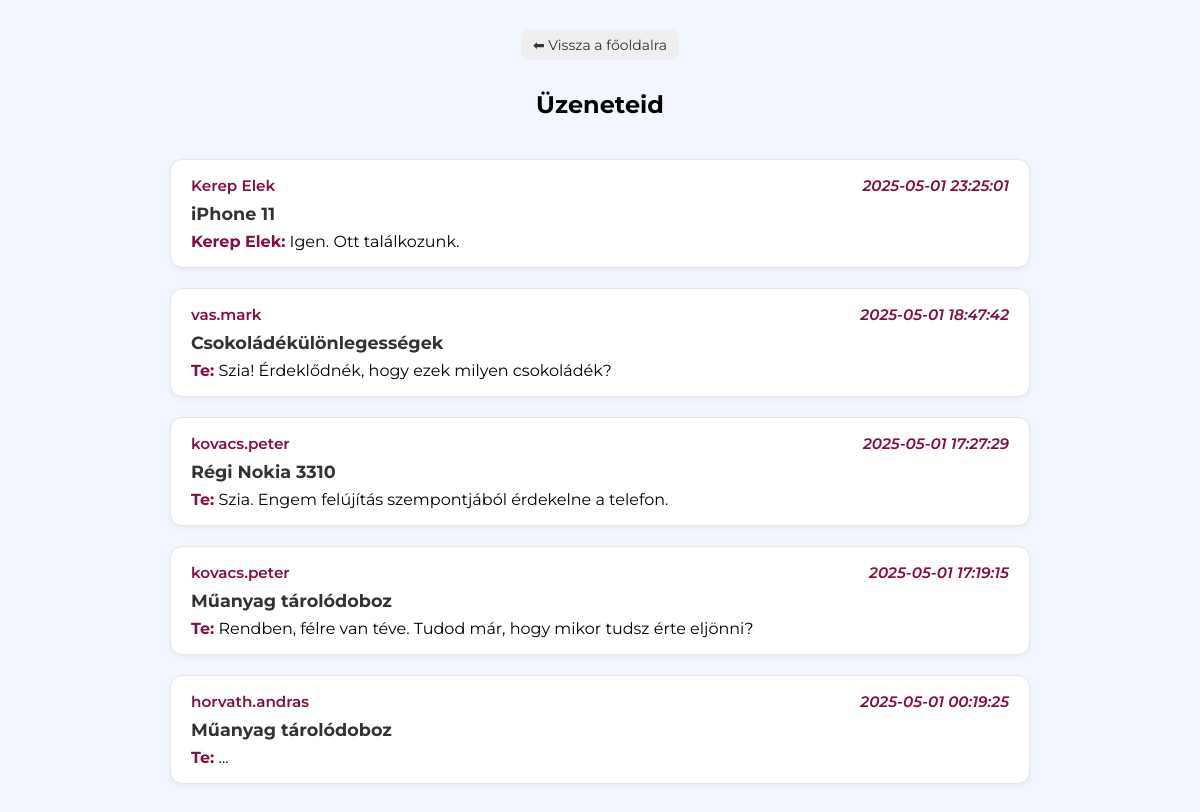
Screenshot of /messages.php (signed in) with the database file from the repository.
### tables this page shows
CREATE TABLE `messages` (
  `id` int(11) NOT NULL,
  `senderid` int(11) NOT NULL,
  `receiverid` int(11) NOT NULL,
  `productid` int(11) NOT NULL,
  `message` varchar(255) NOT NULL,
  `created_at` datetime NOT NULL
);

CREATE TABLE `users` (
  `id` int(11) NOT NULL,
  `username` varchar(255) NOT NULL,
  `email` varchar(255) NOT NULL,
  `password` varchar(255) NOT NULL,
  `created_at` datetime NOT NULL,
  `aboutme` varchar(255) NOT NULL,
  `confirmed` int(1) NOT NULL
);

CREATE TABLE `products` (
  `id` int(11) NOT NULL,
  `userid` int(11) NOT NULL,
  `name` varchar(255) NOT NULL,
  `description` varchar(255) NOT NULL,
  `type` varchar(50) NOT NULL,
  `categoryid` int(11) NOT NULL,
  `itscondition` varchar(50) NOT NULL,
  `location` varchar(255) NOT NULL,
  `created_at` datetime NOT NULL,
  `accepted` varchar(255) NOT NULL
);

### messages.php (the view, shortened to what this page needs)
<?php
	require "KULSO/config.php";
	$userid = $_COOKIE['userid'];
	$lekerdezes = "
		SELECT m1.*
		FROM messages m1
		INNER JOIN (
			SELECT MAX(id) as max_id
			FROM messages
			WHERE senderid = '$userid' OR receiverid = '$userid'
			GROUP BY
				LEAST(senderid, receiverid),
				GREATEST(senderid, receiverid),
				productid
		) m2 ON m1.id = m2.max_id
		ORDER BY m1.created_at DESC
	";
	$talalt_uzenetek = $conn->query($lekerdezes);
	echo "<!DOCTYPE html>
	<html lang='hu'>
	<head>
		<meta charset='UTF-8'>
		<meta name='viewport' content='width=device-width, initial-scale=1.0'>
		<title>Üzeneteid | CherryT</title>
		<link rel='stylesheet' href='css/styles.css'>
		<link rel='stylesheet' href='css/messages.css'>
		<style>
			.message-text {
				white-space: nowrap;
				overflow: hidden;
				text-overflow: ellipsis;
				max-width: 100%;
				display: block;
			}
			.back-button {
				display: inline-block;
				margin: 10px;
				padding: 6px 12px;
				background-color: #eee;
				border-radius: 8px;
				text-decoration: none;
				color: #333;
				font-size: 14px;
				transition: background-color 0.2s ease;
			}
			.back-button:hover {
				background-color: #ddd;
			}
		</style>
	</head>
	<body>
		<div style='text-align:center; margin-top: 20px;'>
			<a href='index.php' class='back-button'>⬅ Vissza a főoldalra</a>
		</div>
		<h2 style='text-align:center; margin: 20px 0;'>Üzeneteid</h2>
		<div class='messages-container'>
	";
	while ($uzenet = $talalt_uzenetek->fetch_assoc()) {
		$termekid = $uzenet['productid'];
		$feladoid = $uzenet['senderid'];
		$cimzettid = $uzenet['receiverid'];
		$ido = $uzenet['created_at'];
		$en_vagyok_a_felado = ($feladoid == $userid);
		$partnerid = $en_vagyok_a_felado ? $cimzettid : $feladoid;
		$partner_lekerdezes = "SELECT username FROM users WHERE id = '$partnerid'";
		$partner_eredmeny = $conn->query($partner_lekerdezes);
		$partnernev = ($partner_eredmeny && $partner_eredmeny->num_rows > 0) ?
			$partner_eredmeny->fetch_assoc()['username'] : "Ismeretlen";
		$termek_lekerdezes = "SELECT name FROM products WHERE id = '$termekid'";
		$termek_eredmeny = $conn->query($termek_lekerdezes);
		$termeknev = ($termek_eredmeny && $termek_eredmeny->num_rows > 0) ?
			$termek_eredmeny->fetch_assoc()['name'] : "Ismeretlen termék";
		echo "
		<div class='message-card'>
			<a href='directmessage.php?productid=$termekid&userid=$partnerid'>
				<div class='message-header'>
					<span class='username'>$partnernev</span>
					<em class='time'>$ido</em>
				</div>
				<div class='message-product'>$termeknev</div>
				<div class='message-text'>";
					if ($en_vagyok_a_felado){
						echo "<strong>Te:</strong> " . htmlspecialchars($uzenet['message']);
					}
					else{
						echo "<strong>$partnernev:</strong> " . htmlspecialchars($uzenet['message']);
					}
		echo "	</div>
			</a>
		</div>";
	}
	echo "</div>
	</body>
	</html>";
?>

### css/styles.css (style rules this page uses)
:root { --main-color: #840d46; --main-color-light: #a81c5c; --main-color-lighten: #b8326c; --white-color: #fff; --body-color: #f2f7ff; }
* { box-sizing: border-box; padding: 0; margin: 0; }
body { font-family: "Montserrat", sans-serif; font-size: 16px; background-color: var(--body-color); min-height: 100vh; }
a { text-decoration: none; }

### css/messages.css (style rules this page uses)
.messages-container { max-width: 900px; margin: 40px auto; padding: 0 20px; display: flex; flex-direction: column; gap: 20px; }
.message-card { background-color: #fff; border: 1px solid #e5e5e5; border-radius: 12px; padding: 16px 20px; box-shadow: 0 2px 6px rgba(0,0,0,0.05); transition: transform 0.3s ease, box-shadow 0.3s ease; }
.message-card a { text-decoration: none; color: inherit; display: block; }
.message-header { display: flex; justify-content: space-between; font-size: 0.95rem; margin-bottom: 8px; color: #840d46; font-weight: 600; }
.message-product { font-size: 1.1rem; font-weight: bold; margin-bottom: 8px; color: #333; }
.message-text { white-space: nowrap; overflow: hidden; text-overflow: ellipsis; max-width: 100%; display: block; }
.message-text strong { color: #840d46; }
.back-button { display: inline-block; margin: 10px; padding: 6px 12px; background-color: #eee; border-radius: 8px; text-decoration: none; color: #333; font-size: 14px; transition: background-color 0.2s ease; }

### messages.php (style rules this page uses)
.message-text { white-space: nowrap; overflow: hidden; text-overflow: ellipsis; max-width: 100%; display: block; }
.back-button { display: inline-block; margin: 10px; padding: 6px 12px; background-color: #eee; border-radius: 8px; text-decoration: none; color: #333; font-size: 14px; transition: background-color 0.2s ease; }

### rows the page displays
messages: receiverid.username "Kerep Elek", created_at "2025-05-01 23:25:01", productid.name "iPhone 11", message "Igen. Ott találkozunk."
messages: users.username "vas.mark", created_at "2025-05-01 18:47:42", productid.name "Csokoládékülönlegességek", message "Szia! Érdeklődnék, hogy ezek milyen csokoládék?", senderid.username "horvath.andras"
messages: users.username "kovacs.peter", created_at "2025-05-01 17:27:29", productid.name "Régi Nokia 3310", message "Szia. Engem felújítás szempontjából érdekelne a telefon."
messages: users.username "kovacs.peter", created_at "2025-05-01 17:19:15", productid.name "Műanyag tárolódoboz", message "Rendben, félre van téve. Tudod már, hogy mikor tudsz érte eljönni?"
messages: created_at "2025-05-01 00:19:25", productid.name "Műanyag tárolódoboz", message "..."
